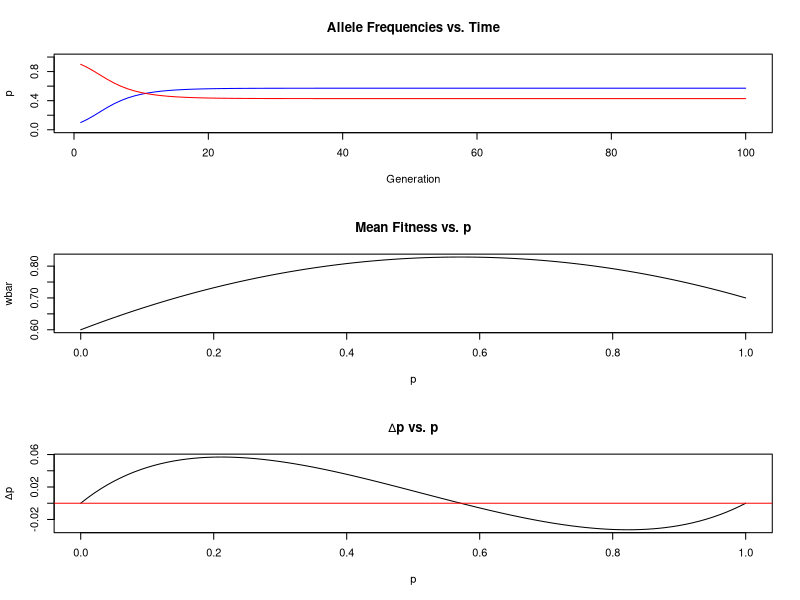
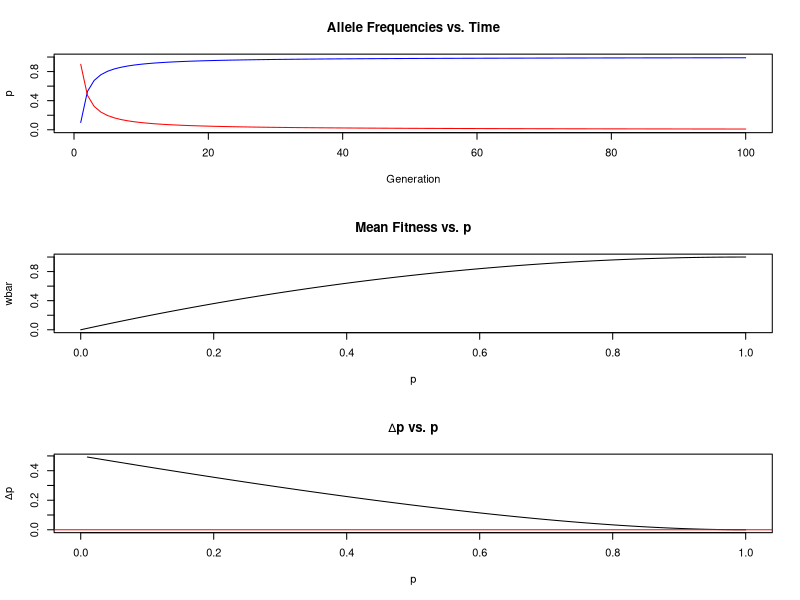
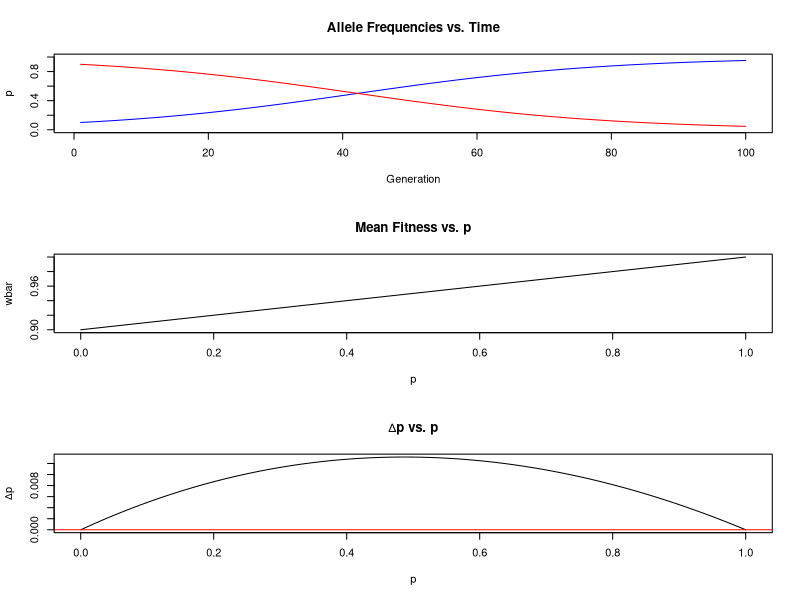
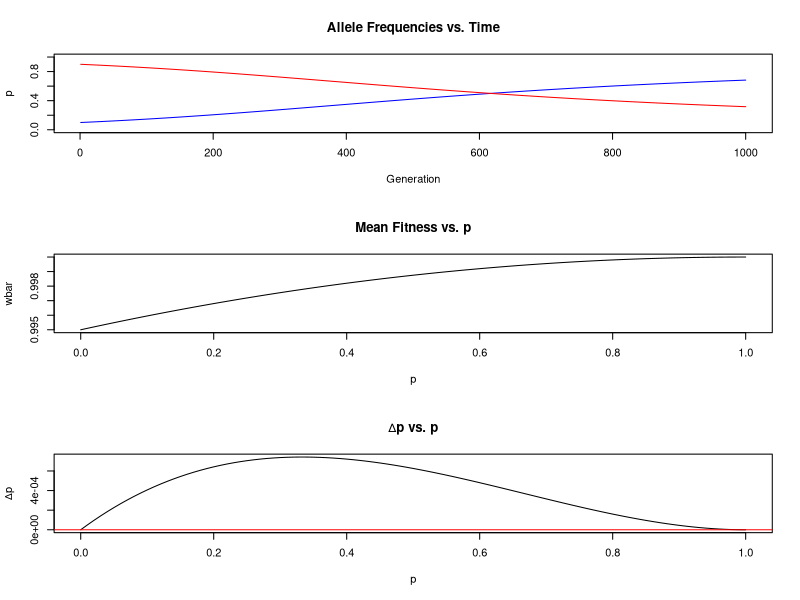
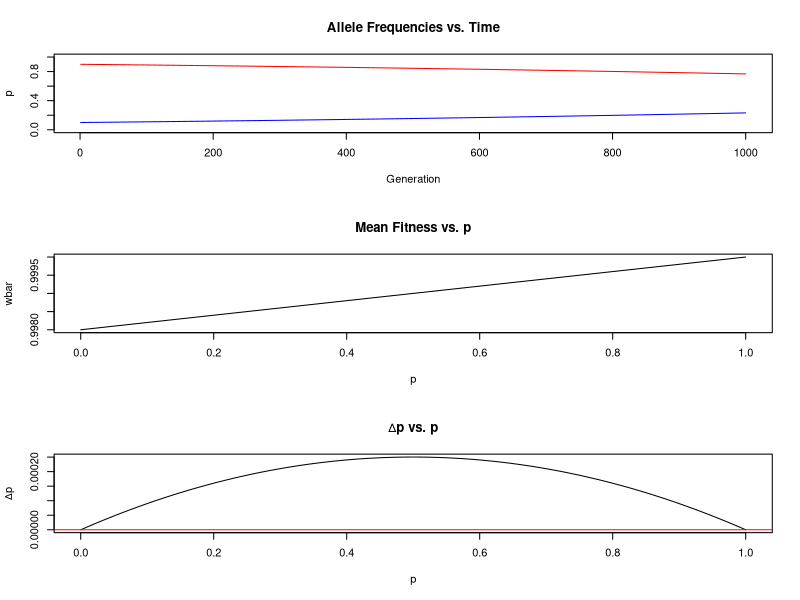

Reproduce these figures in R, in order.
## ---- chunk 1
deltaP <-function (pinit, w11,w12,w22,ngen=100,plot=TRUE,out=FALSE){
  p <-c(pinit,rep(0,ngen-1)) # create vector for p
  dpg <-c(0,rep(0,ngen-1)) # create vector for ∆p
  for(i in 2:ngen){
    pt <-p[i-1]
    qt <-1-pt
    w <-c(w11,w12,w22) # make vector of given fitnesses (could be anything)
    wrel <-w/max(w) # normalize to maximum 
    wbar <-pt^2*wrel[1]+2*pt*qt*wrel[2]+qt^2*wrel[3] # calculate mean fitness
    a <-(pt*(wrel[1]-wbar))+(qt*(wrel[2]-wbar))
    dpg[i] <-pt*(a/wbar)
    p[i] <-pt+dpg[i]
  }
  # now need to determine dp against p for p=0 to 1
  p2 <-seq(0,1,.01); q2=1-p2
  # calculate wbar for each value
  wbar2 <-p2^2*wrel[1]+2*p2*q2*wrel[2]+q2^2*wrel[3]
  a <-(p2*(wrel[1]-wbar2))+(q2*(wrel[2]-wbar2)) # calculate fitness advantage for each p
    dp <-p2*(a/wbar2) # calculate delta p for each value
  if (plot){
  par(mfrow=c(3,1))
  plot(p,type="l",ylim=c(0,1),col="blue",xlab="Generation",ylab="p",main="Allele Frequencies vs. Time")
  lines(1-p,col="red")
  plot(p2,wbar2,type="l",xlab="p",ylab="wbar",main="Mean Fitness vs. p") # plot wbar vs p
  plot(p2,dp,type="l",xlab="p",ylab="∆p",main="∆p vs. p") #and plot ∆p vs p
  abline(h=0,col="red")
  par(mfrow=c(1,1))
  }
  if(out){
    list(Generations=ngen,p.time=p,p.01=p2,mean.fitness=wbar2,delta.p=dp)
  }
}
## ---- chunk 2
deltaP(.1,.7,1,.6)
## ---- chunk 3
deltaP(.1,1,1,0)
## ---- chunk 4
deltaP(.1,1,.95,.9)
## ---- chunk 5
deltaP(.1,1,1,.995,ngen=1000)
## ---- chunk 6
x <-deltaP(.1,1,.999,.998,ngen=1000,out=TRUE)
str(x)
